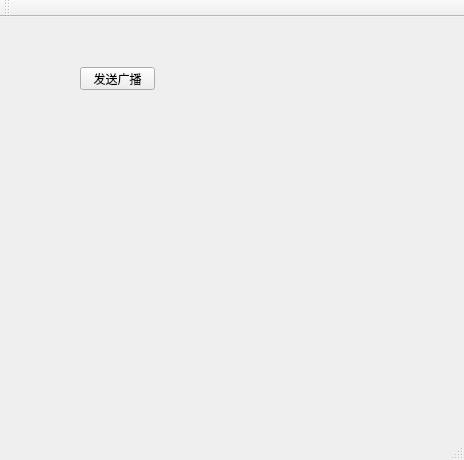
<?xml version="1.0" encoding="UTF-8"?>
<ui version="4.0">
 <class>MainWindow</class>
 <widget class="QMainWindow" name="MainWindow">
  <property name="geometry">
   <rect>
    <x>0</x>
    <y>0</y>
    <width>464</width>
    <height>460</height>
   </rect>
  </property>
  <property name="windowTitle">
   <string>MainWindow</string>
  </property>
  <widget class="QWidget" name="centralWidget">
   <widget class="QPushButton" name="pushButton_broadcast">
    <property name="geometry">
     <rect>
      <x>80</x>
      <y>50</y>
      <width>75</width>
      <height>23</height>
     </rect>
    </property>
    <property name="text">
     <string>发送广播</string>
    </property>
   </widget>
  </widget>
  <widget class="QMenuBar" name="menuBar">
   <property name="geometry">
    <rect>
     <x>0</x>
     <y>0</y>
     <width>464</width>
     <height>23</height>
    </rect>
   </property>
  </widget>
  <widget class="QToolBar" name="mainToolBar">
   <attribute name="toolBarArea">
    <enum>TopToolBarArea</enum>
   </attribute>
   <attribute name="toolBarBreak">
    <bool>false</bool>
   </attribute>
  </widget>
  <widget class="QStatusBar" name="statusBar"/>
 </widget>
 <layoutdefault spacing="6" margin="11"/>
 <resources/>
 <connections/>
</ui>
